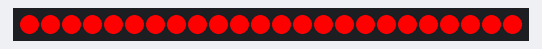
Recording of a sketch running on a simulated Teensy 3. On the bench: 24 RGB LEDs in strip order, left to right. No radio packets arrive unless stated.

Above: at 1.1 s.
At 1.7 s:
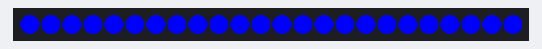

The sketch:

teensy-test.ino
```cpp
#include <RF24.h>
#include "Adafruit_NeoPixel.h"
//#include "WS2812.h"
//#include "light_ws2812.c"

// avrdude: safemode: Fuses OK (E:FF, H:DF, L:62) [was]
// avrdude: safemode: Fuses OK (E:FF, H:DF, L:E2) [now]

/*
CSN goes LOW during SPI transfer
CE is always HIGH

WIRING:
- D7 (CE) -> 10/PA3
- D8 (CSN) -> 11/PA2
- MOSI -> 8/PA5
- SCK -> 9/PA4
- MISO ? -> 7/PA6
- WS2812 -> 2/PB0

//                           +-\/-+
//                     VCC  1|    |14  GND
//             (D  0)  PB0  2|    |13  PA0  (D 10)        AREF
//             (D  1)  PB1  3|    |12  PA1  (D  9)
//             (D 11)  PB3  4|    |11  PA2  (D  8)
//  PWM  INT0  (D  2)  PB2  5|    |10  PA3  (D  7)
//  PWM        (D  3)  PA7  6|    |9   PA4  (D  6)
//  PWM        (D  4)  PA6  7|    |8   PA5  (D  5)        PWM

ISSUE investigation:
 - nrf powered from 3.3 bench supply w/cap
 - mosi + sck + csn/ce + miso must be working as registers can be read
 - transmitter works as secondary nrf works
 - chip is fine as i swapped it out with working one
 - status register normally looks good (0x17FF -> 0x0E11)
 - CE good
 - MOSI good
 - MISO good
 - SCK good
 - WS good
 - CSN good

DIFFERENCES:
 - teensy 10MHz, attiny 1MHz SPI
 - teensy 3.3v, attiny was 5v now 3.3v, still issues


TODO:
 - add unique id
 */

#define WS_PIN 0 // 1 maps to PB0 - not sure why
#define LEDS 24

#if defined WS2812_H_
WS2812 LED(LEDS);
#elif defined LIGHT_WS2812_H_
// XXX pin defined in ws2812_config.h
struct cRGB rgb[LEDS];
#else
Adafruit_NeoPixel strip = Adafruit_NeoPixel(LEDS, WS_PIN, NEO_GRB + NEO_KHZ800);
#endif

#define dbg(str) void()
#define dbgln(str) void()
#define out(x) Serial.println(x)

RF24 radio(7, 8); // CE, CSN

//byte addresses[][6] = {"1Node","2Node"};
byte address[] = "2Node";

unsigned long last = 0;
uint32_t serial;

void setup()
{
  delay(1000);
  dbgln("starting");

  setupLEDs();
  setupRadio();
  testLEDs();
}

void testLEDs()
{
  setColor(0xff0000);
  delay(300);
  setColor(0x00ff00);
  delay(300);
  setColor(0x0000ff);
  delay(300);
  setColor(0x000000);
}

void setupRadio()
{
  //SPI.beginTransaction(SPISettings(1000000, MSBFIRST, SPI_MODE0));
  SPI.setClockDivider(SPI_CLOCK_DIV128);
  radio.begin();

  //radio.disableCRC()
  radio.setPALevel(RF24_PA_MAX);
  radio.enableDynamicAck();
  radio.enableDynamicPayloads();
  radio.enableAckPayload();
  radio.setAutoAck(false); // XXX WTF - WANT THIS OFF!! but doesn't seem to work
  radio.setAddressWidth(5);
  radio.setDataRate(RF24_250KBPS); // RF24_2MBPS
  radio.setChannel(125); // XXX

  //radio.openWritingPipe(address+1);
  //radio.openReadingPipe(1,addresses[1]);
  radio.openReadingPipe(1, address);

  radio.startListening();
  //radio.printDetails();
}

void setupLEDs()
{
#if defined WS2812_H_
  LED.setOutput(WS_PIN);
#elif defined LIGHT_WS2812_H_
  DDRB |= _BV(WS_PIN); // _BV(ws2812_pin);
#else
  strip.begin();
  strip.show();
#endif
}

void loop()
{
// XXX readd once RF working
//  if (millis() - last > 1000)
//    setColor(0);

#define RXBYTES 128
  byte buf[RXBYTES];

  //delay(200);
  if (radio.available())
  {
  /*
  setColor(0x00ff00);
  delay(100);
  setColor(0x000000);
  */
    while (radio.available())
    {
    /*
  setColor(0xff0000);
  delay(100);
  setColor(0x000000);
  */
      radio.read(&buf, RXBYTES); // Get the payload
    }

    last = millis();

    // all balloons should turn this color
    if (buf[0] == '*')
    {
#define colorFromBuf(x) unsigned long color = ((unsigned long)buf[x] << 16) | ((unsigned long)buf[x+1] << 8) | (buf[x+2]);
      //unsigned long color = ((unsigned long)buf[1] << 16) | ((unsigned long)buf[2] << 8) | (buf[3]);
      colorFromBuf(1);
      setColor(color);
    }

    // some number of balloons turn this color if uniqid % buf[1] == buf[2]
    else if (buf[0] == 'U')
    {
      if ((serial % buf[1]) == buf[2])
      {
        //unsigned long color = ((unsigned long)buf[3] << 16) | ((unsigned long)buf[4] << 8) | (buf[5]);
        colorFromBuf(3);
        setColor(color);
      }
    }
  }
}


void setColor(unsigned long color)
{
  for (int i = 0; i < LEDS; i++)
    setPixelColor(i, color);
  show();
}

void show()
{
#if defined WS2812_H_
  LED.sync();
#elif defined LIGHT_WS2812_H_
  //ws2812_sendarray((uint8_t *)rgb, LEDS*3);
  ws2812_setleds_pin(rgb, LEDS, WS_PIN);
#else
  strip.show();
#endif
}

void setPixelColor(int i, unsigned long color)
{
#if defined WS2812_H_
  cRGB val;
  val.r = (color >> 16) & 0xFF;
  val.g = (color >>  8) & 0xFF;
  val.b = (color >>  0) & 0xFF;
  LED.set_crgb_at(i, val);
#elif defined LIGHT_WS2812_H_
  rgb[i].r = (color >> 16) & 0xFF;
  rgb[i].g = (color >>  8) & 0xFF;
  rgb[i].b = (color >>  0) & 0xFF;
#else
  strip.setPixelColor(i, color);
#endif
}


/*
avr-g++ -o "/Users/samy/Code/balloon/mcu-code/84a2/84a2.ino.cpp" -x c++ -fpreprocessed -dD -E "/var/folders/70/8z3l03311gg8yxfmjb6dk_yc0000gn/T/tmpf6748L"
avr-g++ -o .pioenvs/attiny44/src/84a2.ino.cpp.o -c -fno-exceptions -fno-threadsafe-statics -fpermissive -std=gnu++11 -Os -Wall -ffunction-sections -fdata-sections -flto -mmcu=attiny44 -DPLATFORMIO=30600 -DARDUINO_AVR_ATTINYX4 -DF_CPU=8000000L -DARDUINO_ARCH_AVR -DARDUINO=10805 -I. -I/Users/samy/.platformio/packages/framework-arduinoavr/libraries/__cores__/tiny/SPI -I/Users/samy/Code/arduino/libraries/RF24 -I/Users/samy/Code/arduino/libraries/RF24/utility -I/Users/samy/.platformio/packages/framework-arduinoavr/cores/tiny -I/Users/samy/.platformio/packages/framework-arduinoavr/variants/tinyX4 84a2.ino.cpp
avr-g++ -o .pioenvs/attiny44/firmware.elf -Os -mmcu=attiny44 -Wl,--gc-sections -flto -fuse-linker-plugin .pioenvs/attiny44/src/84a2.ino.cpp.o .pioenvs/attiny44/src/light_ws2812.c.o -L.pioenvs/attiny44 -Wl,--start-group .pioenvs/attiny44/liba68/libSPI.a .pioenvs/attiny44/lib74a/libRF24.a .pioenvs/attiny44/libFrameworkArduinoVariant.a .pioenvs/attiny44/libFrameworkArduino.a -lm -Wl,--end-group
MethodWrapper(["checkprogsize"], [".pioenvs/attiny44/firmware.elf"])
avr-objcopy -O ihex -R .eeprom .pioenvs/attiny44/firmware.elf .pioenvs/attiny44/firmware.hex
*/

/*
assembly output
avr-g++ -o blah.cpp -x c++ -fpreprocessed -dD -E 84a2.ino
avr-g++ -S -o test2.s -c -fno-exceptions -fno-threadsafe-statics -fpermissive  -Os -Wall -ffunction-sections -fdata-sections  -mmcu=attiny44 -DPLATFORMIO=30600 -DARDUINO_AVR_ATTINYX4 -DF_CPU=8000000L -DARDUINO_ARCH_AVR -DARDUINO=10805 -I. -I/Users/samy/.platformio/packages/framework-arduinoavr/libraries/__cores__/tiny/SPI -I/Users/samy/Code/arduino/libraries/RF24 -I/Users/samy/Code/arduino/libraries/RF24/utility -I/Users/samy/.platformio/packages/framework-arduinoavr/cores/tiny -I/Users/samy/.platformio/packages/framework-arduinoavr/variants/tinyX4 blah.cpp
*/
```
